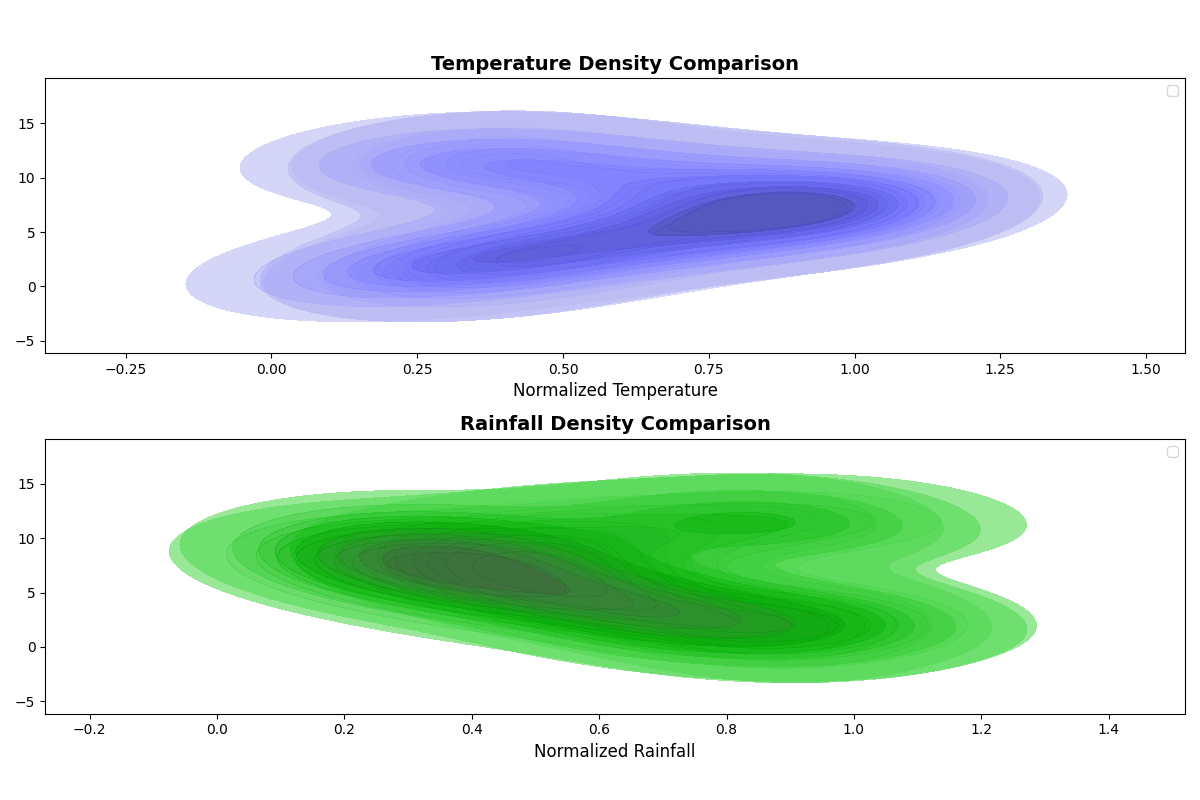

Write the Python code that produced this figure.
import matplotlib.pyplot as plt
import numpy as np
import seaborn as sns

# Data for three regions
temperatures_alpha = np.array([7, 9, 11, 14, 18, 22, 25, 24, 20, 15, 10, 8])
temperatures_beta = np.array([8, 11, 14, 17, 21, 26, 29, 28, 24, 19, 13, 9])
temperatures_gamma = np.array([5, 8, 12, 16, 20, 25, 28, 27, 23, 17, 12, 7])

rainfall_alpha = np.array([120, 110, 140, 90, 80, 70, 60, 50, 70, 80, 100, 130])
rainfall_beta = np.array([100, 100, 120, 70, 60, 50, 40, 30, 40, 70, 90, 120])
rainfall_gamma = np.array([130, 100, 150, 100, 90, 60, 50, 40, 50, 60, 110, 140])

# Month labels
months = np.array([1, 2, 3, 4, 5, 6, 7, 8, 9, 10, 11, 12])

# Normalize data
temperatures_alpha_norm = temperatures_alpha / temperatures_alpha.max()
temperatures_beta_norm = temperatures_beta / temperatures_beta.max()
temperatures_gamma_norm = temperatures_gamma / temperatures_gamma.max()

rainfall_alpha_norm = rainfall_alpha / rainfall_alpha.max()
rainfall_beta_norm = rainfall_beta / rainfall_beta.max()
rainfall_gamma_norm = rainfall_gamma / rainfall_gamma.max()

# Create horizontal density plot
fig, ax = plt.subplots(2, 1, figsize=(12, 8), sharey=True)

# Temperatures density plot
common_color_temperature = 'blue'
sns.kdeplot(y=months, x=temperatures_alpha_norm, ax=ax[0], fill=True, color=common_color_temperature, alpha=0.6, label='Alpha')
sns.kdeplot(y=months, x=temperatures_beta_norm, ax=ax[0], fill=True, color=common_color_temperature, alpha=0.6, label='Beta')
sns.kdeplot(y=months, x=temperatures_gamma_norm, ax=ax[0], fill=True, color=common_color_temperature, alpha=0.6, label='Gamma')
ax[0].set_title("Temperature Density Comparison", fontsize=14, fontweight='bold')
ax[0].set_xlabel("Normalized Temperature", fontsize=12)
ax[0].legend()

# Rainfall density plot
common_color_rainfall = 'green'
sns.kdeplot(y=months, x=rainfall_alpha_norm, ax=ax[1], fill=True, color=common_color_rainfall, alpha=0.6, label='Alpha')
sns.kdeplot(y=months, x=rainfall_beta_norm, ax=ax[1], fill=True, color=common_color_rainfall, alpha=0.6, label='Beta')
sns.kdeplot(y=months, x=rainfall_gamma_norm, ax=ax[1], fill=True, color=common_color_rainfall, alpha=0.6, label='Gamma')
ax[1].set_title("Rainfall Density Comparison", fontsize=14, fontweight='bold')
ax[1].set_xlabel("Normalized Rainfall", fontsize=12)
ax[1].legend()

plt.tight_layout(rect=[0, 0.03, 1, 0.95])
plt.show()
